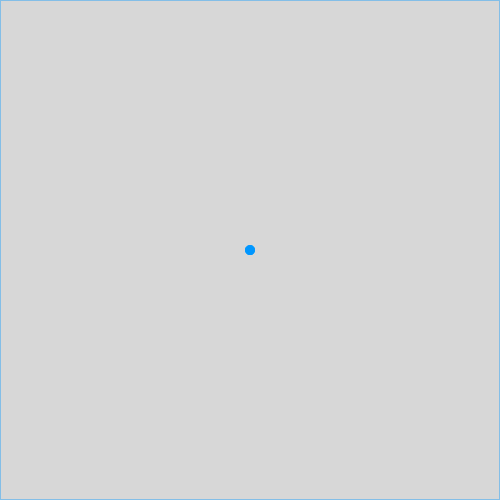
Frame 1 (no input)
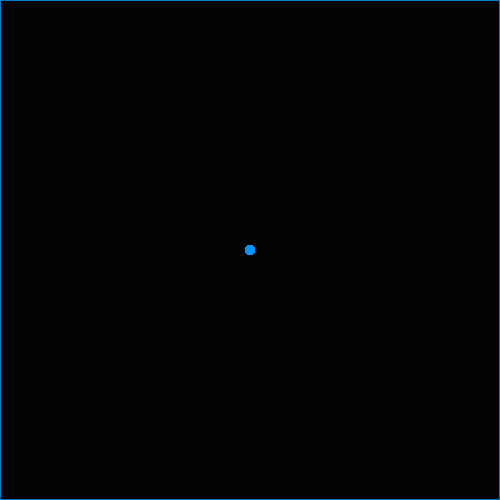
Frame 60 (the mouse pressed at the canvas centre just before this capture)
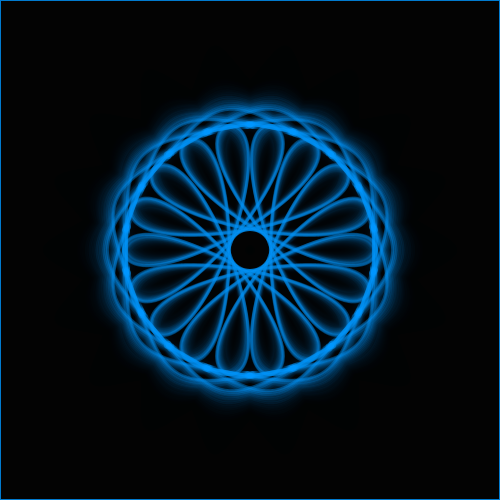
Frame 120 (the mouse held since frame 60 and released just before this capture)

The Processing sketch that drew these frames (run headless with seeded random() and noise(); from frame 60 on, the mouse is pressed at the canvas centre):

// Processing sketch: test_35_pde
// ── test_35_pde.pde
//www.openprocessing.org/sketch/160305

void setup() {
   size(500, 500);
   background(255);
   smooth();
   strokeWeight(3);
   stroke(0, 150, 255, 100);
   //noLoop();
}

float amount = 20;
float num;

void draw() {
   fill(0, 40);
   rect(-1, -1, width + 1, height + 1);
   float maxX = map(mouseX, 0, width, 1, 250);
   translate(width / 2, height / 2);
   for(int i=0; i<360; i+=amount) {
      float x = sin(radians(i + num)) * maxX;
      float y = cos(radians(i + num)) * maxX;
      float x2 = sin(radians(i + amount - num)) * maxX;
      float y2 = cos(radians(i + amount - num)) * maxX;
      noFill();
      bezier(x, y, x-x2, y-y2, x2-x, y2-y, x2, y2);
      bezier(x, y, x+x2, y+y2, x2+x, y2+y, x2, y2);
      fill(0, 150, 255);
      ellipse(x, y, 5, 5);
      ellipse(x2, y2, 5, 5);
   }
   num += 0.5;
}
